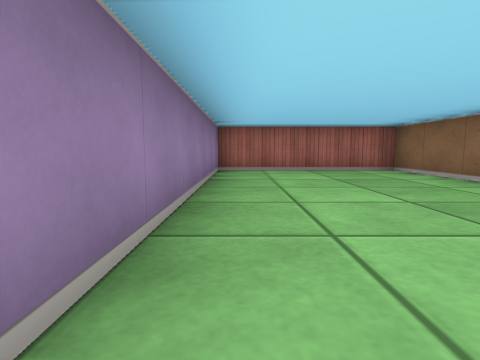
[1] (above)

24 first-person views from a walk through a cub3D ray-caster map. The camera is about half as high as the walls, tilts 6° down and sees 80° across. The floor is counted in squares. Each view is taken from the middle of a square. On the plan, view 1 faces up. The plan holds only what a view shows up to about 9 squares ahead; the rest is blank.

[2]
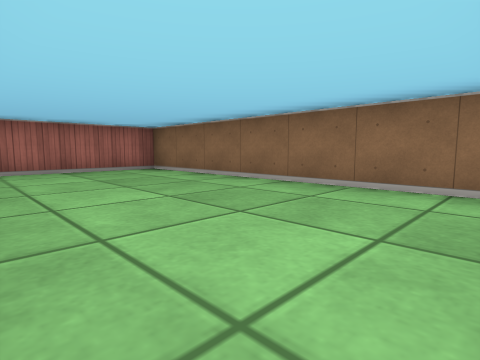

[3]
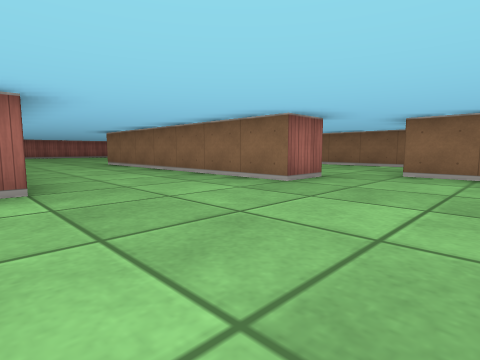

[4]
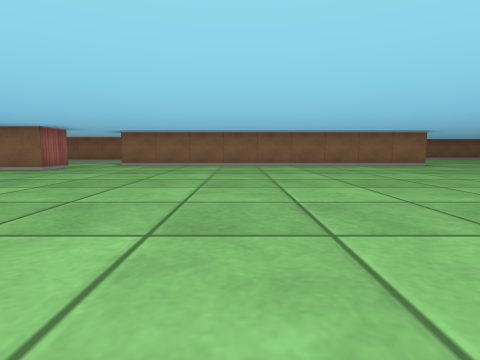

[5]
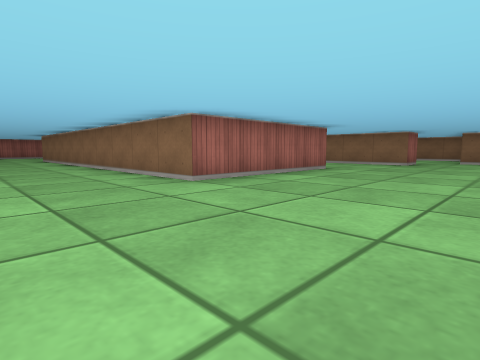

[6]
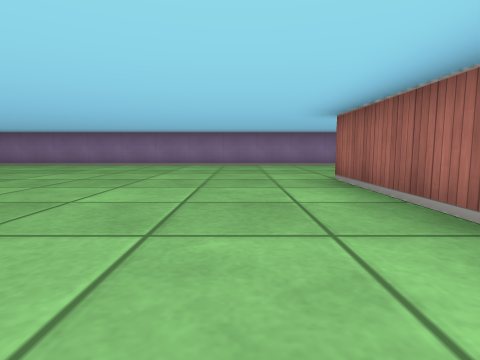

[7]
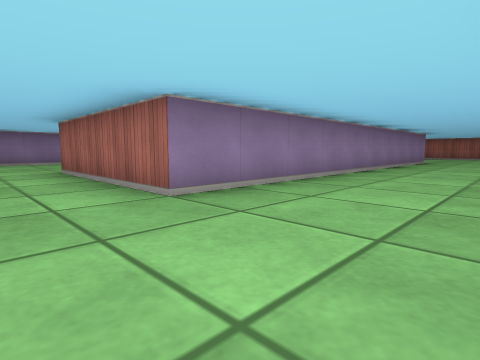

[8]
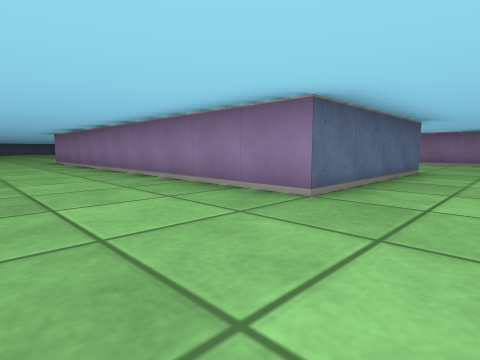

[9]
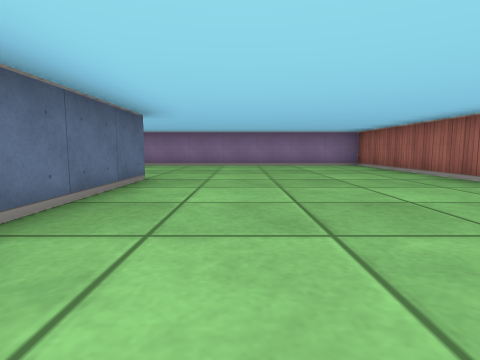

[10]
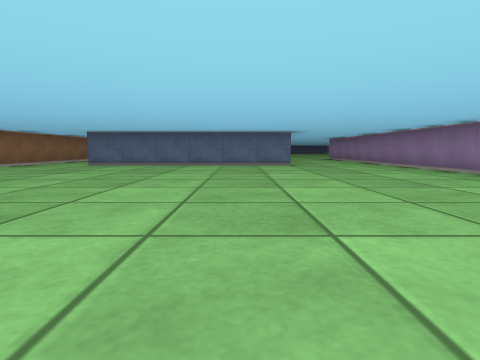

[11]
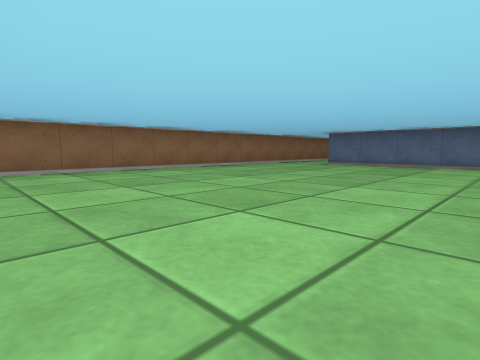

[12]
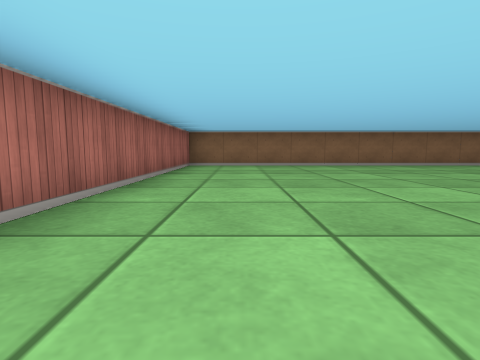

[13]
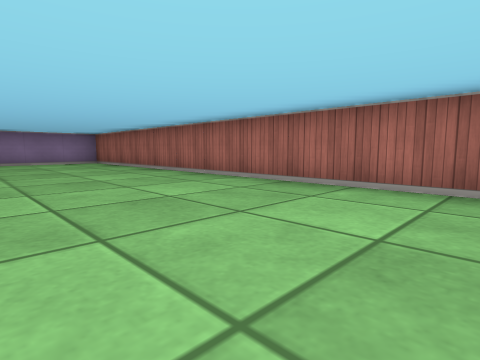

[14]
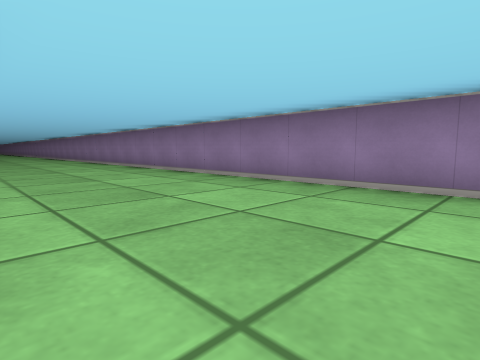

[15]
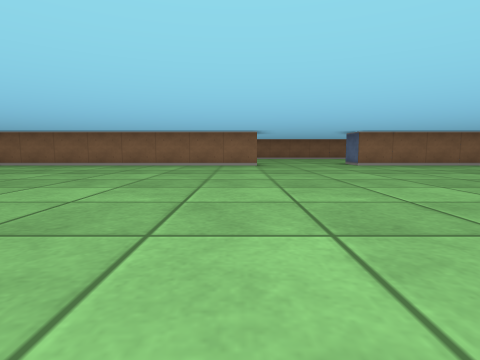

[16]
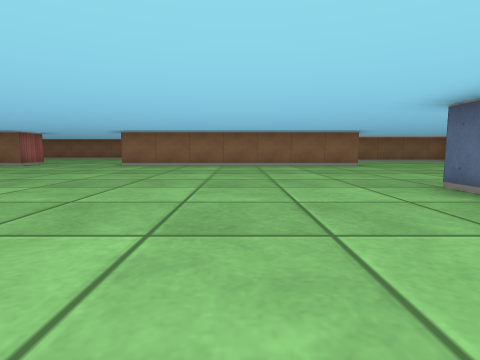

[17]
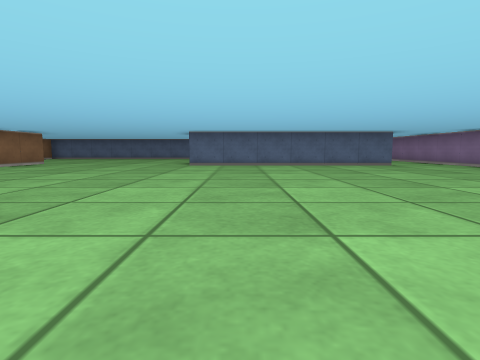

[18]
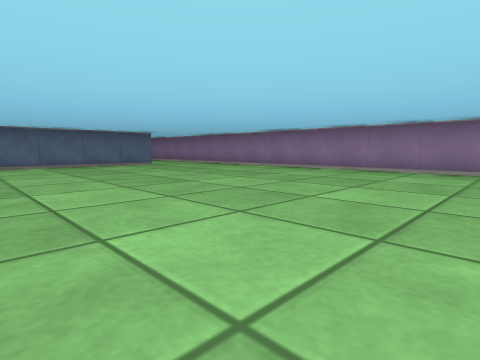

[19]
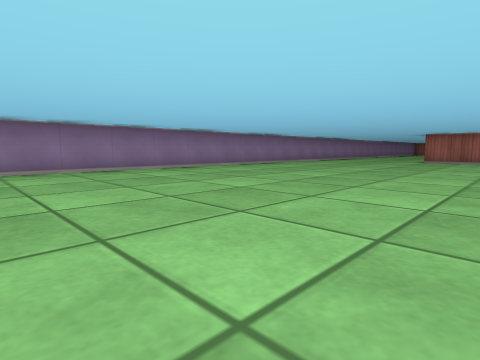

[20]
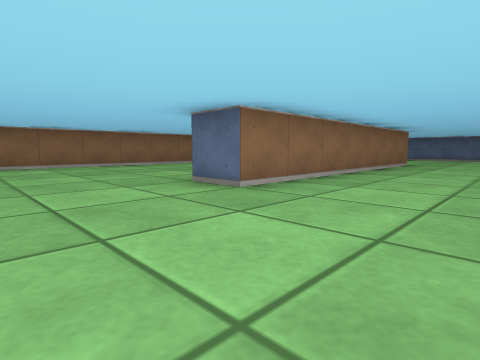

[21]
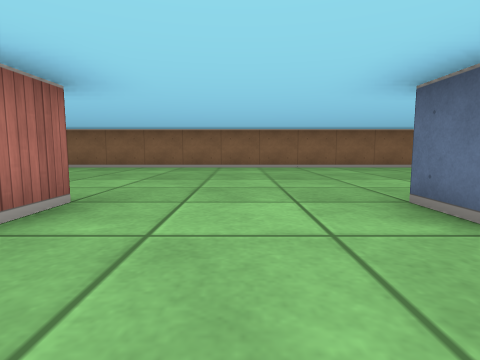

[22]
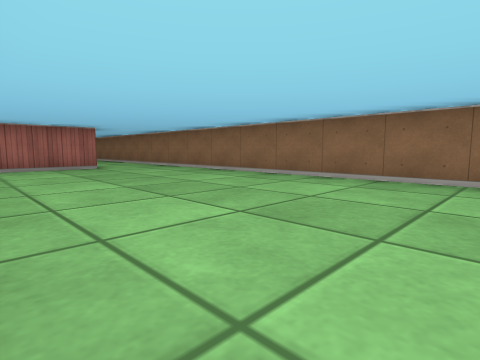

[23]
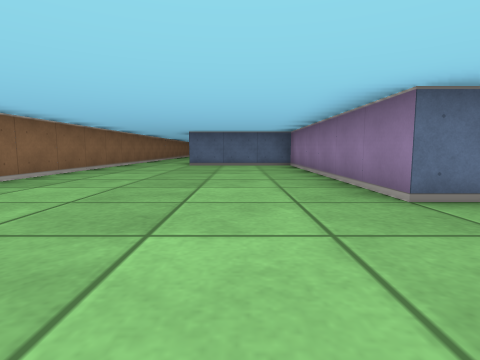

[24]
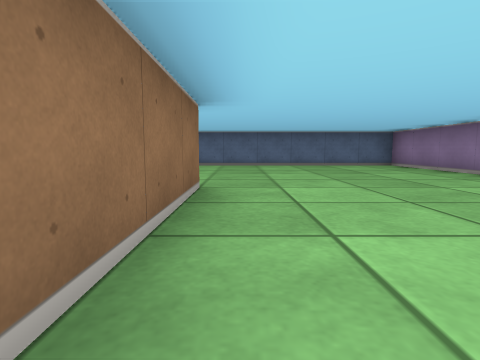

### Floor plan
Points are (right, up) in squares from view 1. A wall is a line through its corners. A room is listed if a view was taken in it or the views show most of it. See-through windows are left out.
Room 1 (views 1, 2)
walls: (3.5, 0.2) (3.5, 6.5) (-0.5, 6.5) (-0.5, 0.5) (-1.5, 0.5)
ways out: opening at (-0.5, 0) to room 2
Room 2 (views 3, 4, 5, 6, 7, 8, 9, 10, 11, 12, 13, 14, 15, 16, 17, 18, 19, 20, 21, 22, 23, 24)
walls: (-1.5, 0.5) (-1.5, 7.5) (4.5, 7.5); (1.5, -9.5) (0.5, -9.5) (0.5, -0.5); (4.6, -1.5) (2.6, -1.5); (6.5, 6.9) (6.5, 16.5) (-0.2, 16.5); (0.5, -19.6) (0.5, -12.5) (1.5, -12.5) (1.5, -18.5) (4.5, -18.5); (-10.6, -18.5) (-4.5, -18.5); (-8.5, 11.5) (-4.5, 11.5) (-4.5, 1.5) (-8.5, 1.5) (-8.5, 8.4); (-4.5, -21.2) (-4.5, -24.5) (1.2, -24.5); (6.5, -19.1) (6.5, -0.6); (-2.2, 16.5) (-12.5, 16.5) (-12.5, -19.1)
ways out: opening at (-0.5, 0) to room 1

Where each view was taken, in squares from view 1:
view 1: 0 up, 0 right, facing up
view 2: 0 up, 0 right, facing up-right
view 3: 2 down, 5 left, facing up-right
view 4: 4 down, 8 left, facing right
view 5: 2 down, 11 left, facing up-right
view 6: 0 up, 4 left, facing left
view 7: 0 up, 2 left, facing up-left
view 8: 13 up, 2 left, facing down-left
view 9: 13 up, 4 left, facing left
view 10: 16 up, 0 right, facing down
view 11: 16 up, 0 right, facing down-right
view 12: 15 up, 2 left, facing right
view 13: 13 up, 2 left, facing up-left
view 14: 13 up, 9 left, facing down-left
view 15: 9 down, 8 left, facing right
view 16: 16 down, 8 left, facing right
view 17: 10 down, 6 left, facing down
view 18: 10 down, 6 left, facing down-left
view 19: 10 down, 6 left, facing up-left
view 20: 10 down, 2 left, facing down-right
view 21: 11 down, 1 left, facing right
view 22: 9 down, 2 right, facing up-right
view 23: 10 down, 3 right, facing down
view 24: 16 down, 0 right, facing down
